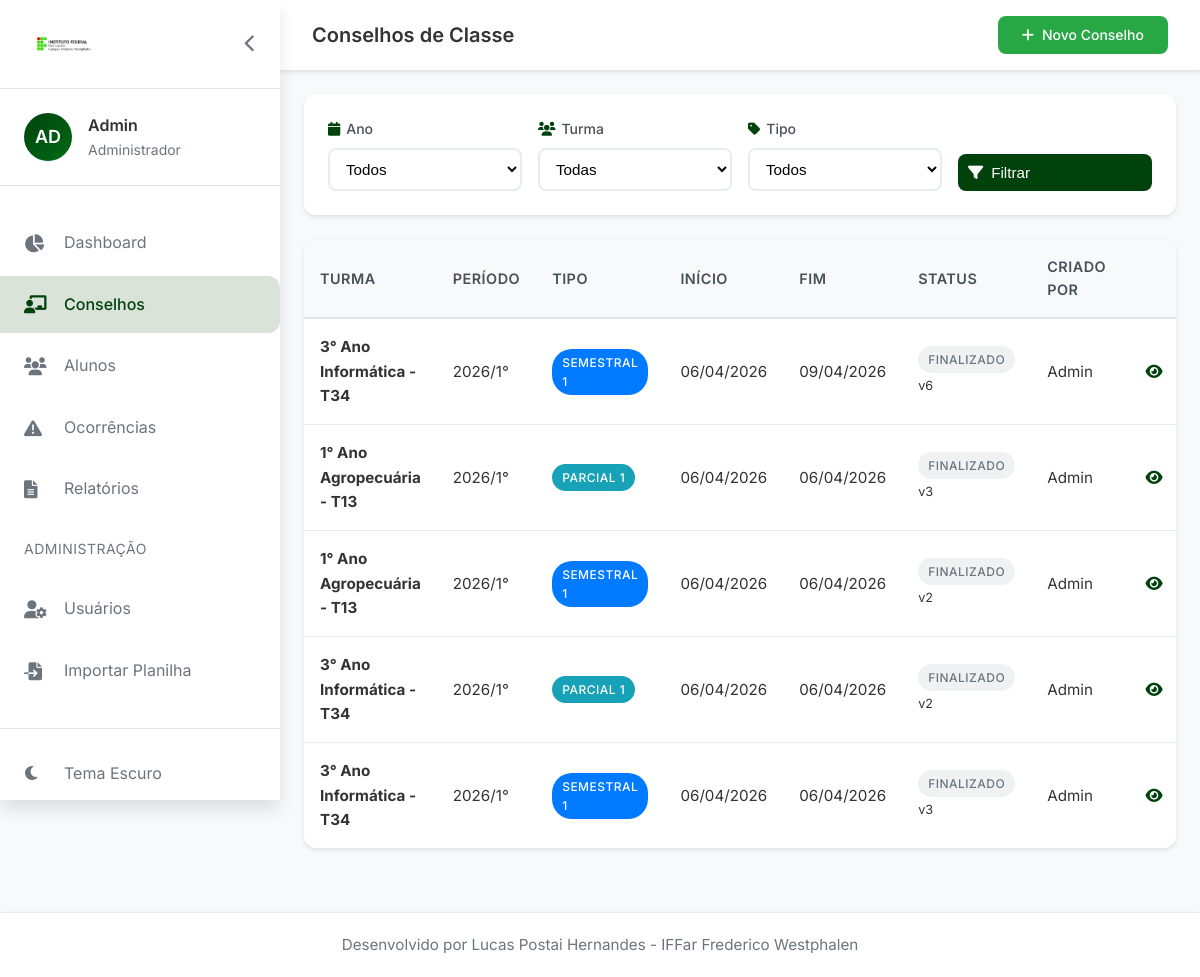
Screenshot of /conselhos (signed in) with the database file from the repository.
### models.py (models this page shows, shortened)
class Usuario(UserMixin, db.Model):
    __tablename__ = 'usuarios'
    id = db.Column(db.Integer, primary_key=True)
    nome = db.Column(db.String(100), nullable=False)
    email = db.Column(db.String(100), unique=True, nullable=False)
    matricula = db.Column(db.String(20), unique=True, nullable=False)
    senha_hash = db.Column(db.String(200))
    role = db.Column(db.String(50), default='professor')
    setor_id = db.Column(db.Integer, db.ForeignKey('setores.id'))
    foto_perfil = db.Column(db.String(200))
    ativo = db.Column(db.Boolean, default=True)
    primeiro_acesso = db.Column(db.Boolean, default=True)
    ultimo_acesso = db.Column(db.DateTime)
    created_at = db.Column(db.DateTime, default=datetime.utcnow)
    setor = db.relationship('Setor', backref='usuarios')
    def is_admin(self):
        return self.role == 'admin'
    def pode_criar_conselho(self):
        roles_permitidas = ['admin', 'direcao', 'pedagogico']
        return self.role in roles_permitidas and self.ativo

class Conselho(db.Model):
    __tablename__ = 'conselhos'
    id = db.Column(db.Integer, primary_key=True)
    turma_id = db.Column(db.Integer, db.ForeignKey('turmas.id'))
    ano = db.Column(db.Integer)
    semestre = db.Column(db.Integer)
    tipo = db.Column(db.String(20))
    status = db.Column(db.String(20), default='aberto')
    versao_atual = db.Column(db.Integer, default=1)
    versao_original_id = db.Column(db.Integer, db.ForeignKey('conselho_versoes.id'), nullable=True)
    created_by = db.Column(db.Integer, db.ForeignKey('usuarios.id'))
    created_at = db.Column(db.DateTime, default=datetime.utcnow)
    data_inicio = db.Column(db.DateTime, default=datetime.utcnow)
    data_fim = db.Column(db.DateTime)
    consideracoes_iniciais = db.Column(db.Text)
    observacoes_gerais = db.Column(db.Text)
    ata = db.Column(db.Text)
    turma = db.relationship('Turma', back_populates='conselhos')
    criador = db.relationship('Usuario', backref='conselhos_criados')
    alunos = db.relationship('ConselhoAluno', back_populates='conselho', cascade='all, delete-orphan')
    historico_versoes = db.relationship(
        'ConselhoVersao',
        foreign_keys='ConselhoVersao.conselho_id',
        back_populates='conselho',
        lazy='dynamic'
    )
    versao_original = db.relationship(
        'ConselhoVersao',
        foreign_keys=[versao_original_id],
        back_populates='conselhos_originais'
    )

class Turma(db.Model):
    __tablename__ = 'turmas'
    id = db.Column(db.Integer, primary_key=True)
    nome = db.Column(db.String(50), nullable=False)
    curso = db.Column(db.String(100), nullable=False)
    ano = db.Column(db.Integer, nullable=False)
    turno = db.Column(db.String(20))
    created_at = db.Column(db.DateTime, default=datetime.utcnow)
    alunos = db.relationship('Aluno', back_populates='turma', lazy=True)
    conselhos = db.relationship('Conselho', back_populates='turma', lazy='dynamic')

### app.py (the view)
@app.route('/conselhos')
@login_required
def listar_conselhos():
    page = request.args.get('page', 1, type=int)
    ano = request.args.get('ano', type=int)
    turma_id = request.args.get('turma', type=int)
    tipo = request.args.get('tipo', '')
    query = Conselho.query
    if ano:
        query = query.filter_by(ano=ano)
    if turma_id:
        query = query.filter_by(turma_id=turma_id)
    if tipo:
        query = query.filter_by(tipo=tipo)
    conselhos = query.order_by(Conselho.created_at.desc()).paginate(page=page, per_page=10)
    anos_disponiveis = list(range(datetime.now().year - 2, datetime.now().year + 3))
    tipos_conselho = [
        ('parcial1', 'Conselho Parcial 1'),
        ('semestral1', 'Conselho Semestral 1'),
        ('parcial2', 'Conselho Parcial 2'),
        ('semestral2', 'Conselho Semestral 2')
    ]
    turmas = Turma.query.all()
    return render_template('conselhos/listar.html',
                         conselhos=conselhos,
                         anos_disponiveis=anos_disponiveis,
                         tipos_conselho=tipos_conselho,
                         turmas=turmas,
                         pode_criar=current_user.pode_criar_conselho())

### templates/conselhos/listar.html (shortened to what this page needs)
{% extends "base.html" %}
{% block page_title %}Conselhos de Classe{% endblock %}
{% block header_actions %}
<div style="display: flex; gap: 10px;">
    {% if pode_criar %}
    <a href="{{ url_for('novo_conselho') }}" class="btn btn-success">
        <i class="fas fa-plus"></i> Novo Conselho
    </a>
    {% endif %}
</div>
{% endblock %}
{% block content %}
<div class="conselhos-container">
    <div class="card filters-card">
        <div class="card-body">
            <form method="GET" class="filters-form">
                <div class="filters-grid">
                    <div class="filter-group">
                        <label class="filter-label">
                            <i class="fas fa-calendar"></i> Ano
                        </label>
                        <select name="ano" class="filter-select">
                            <option value="">Todos</option>
                        </select>
                    </div>
                    <div class="filter-group">
                        <label class="filter-label">
                            <i class="fas fa-users"></i> Turma
                        </label>
                        <select name="turma" class="filter-select">
                            <option value="">Todas</option>
                        </select>
                    </div>
                    <div class="filter-group">
                        <label class="filter-label">
                            <i class="fas fa-tag"></i> Tipo
                        </label>
                        <select name="tipo" class="filter-select">
                            <option value="">Todos</option>
                        </select>
                    </div>
                    <div class="filter-group filter-actions">
                        <button type="submit" class="btn btn-primary btn-block">
                            <i class="fas fa-filter"></i> Filtrar
                        </button>
                    </div>
                </div>
            </form>
        </div>
    </div>
    <div class="card table-card">
        <div class="table-responsive">
            <table class="table">
                <thead>
                    <tr>
                        <th>Turma</th>
                        <th>Período</th>
                        <th>Tipo</th>
                        <th>Início</th>
                        <th>Fim</th>
                        <th>Status</th>
                        <th>Criado por</th>
                        <th></th>
                    </tr>
                </thead>
                <tbody>
                    {% for conselho in conselhos.items %}
                    <tr>
                        <td><strong>{{ conselho.turma.nome }}</strong></td>
                        <td>{{ conselho.ano }}/{{ conselho.semestre }}°</td>
                        <td>
                            <span class="badge {{ conselho.tipo }}">
                                {% if conselho.tipo == 'parcial1' %}Parcial 1
                                {% elif conselho.tipo == 'semestral1' %}Semestral 1
                                {% elif conselho.tipo == 'parcial2' %}Parcial 2
                                {% elif conselho.tipo == 'semestral2' %}Semestral 2
                                {% endif %}
                            </span>
                        </td>
                        <td>{{ conselho.data_inicio.strftime('%d/%m/%Y') }}</td>
                        <td>{{ conselho.data_fim.strftime('%d/%m/%Y') if conselho.data_fim else '-' }}</td>
                        <td>
                            <span class="badge badge-{{ conselho.status }}">
                                {% if conselho.status == 'aberto' %}Aberto
                                {% elif conselho.status == 'finalizado' %}Finalizado
                                {% else %}Reaberto{% endif %}
                            </span>
                            {% if conselho.versao_atual > 1 %}
                            <small class="text-muted d-block">v{{ conselho.versao_atual }}</small>
                            {% endif %}
                        </td>
                        <td>{{ conselho.criador.nome if conselho.criador else '-' }}</td>
                        <td>
                            <a href="{{ url_for('ver_conselho', id=conselho.id) }}" class="btn-icon">
                                <i class="fas fa-eye"></i>
                            </a>
                        </td>
                    </tr>
                    {% endfor %}
                </tbody>
            </table>
        </div>
    </div>
</div>
{% endblock %}

### templates/base.html (shortened to what this page needs)
<!DOCTYPE html>
<html lang="pt-BR" data-theme="light">
<head>
    <link rel="stylesheet" href="https://cdnjs.cloudflare.com/ajax/libs/font-awesome/6.4.0/css/all.min.css">
    <link rel="stylesheet" href="https://cdnjs.cloudflare.com/ajax/libs/font-awesome/6.0.0/css/all.min.css">
    <link rel="stylesheet" href="{{ url_for('static', filename='css/style.css') }}">
    <link rel="stylesheet" href="{{ url_for('static', filename='css/animations.css') }}">
</head>
<body class="{% if current_user.is_authenticated %}authenticated{% endif %}">
    {% if current_user.is_authenticated %}
    <div class="sidebar" id="sidebar">
        <div class="sidebar-header">
            <img src="{{ url_for('static', filename='images/logo-iffar.png') }}" alt="IFFar" class="logo">
            <button class="sidebar-toggle" id="sidebarToggle">
                <i class="fas fa-chevron-left"></i>
            </button>
        </div>
        <div class="user-info">
            <div class="user-avatar">
                {% if current_user.foto_perfil %}
                <img src="{{ url_for('static', filename=current_user.foto_perfil) }}" alt="{{ current_user.nome }}">
                {% else %}
                <div class="avatar-placeholder">
                    {{ current_user.nome[:2] | upper }}
                </div>
                {% endif %}
            </div>
            <div class="user-details">
                <span class="user-name">{{ current_user.nome }}</span>
                <span class="user-role">
                    {% if current_user.role == 'admin' %}Administrador
                    {% elif current_user.role == 'direcao' %}Direção
                    {% elif current_user.role == 'professor' %}Professor
                    {% else %}{{ current_user.role | title }}{% endif %}
                </span>
            </div>
        </div>
        <nav class="sidebar-nav">
            <ul>
                <li class="{% if request.endpoint == 'dashboard' %}active{% endif %}">
                    <a href="{{ url_for('dashboard') }}">
                        <i class="fas fa-chart-pie"></i>
                        <span>Dashboard</span>
                    </a>
                </li>
                <li class="{% if request.endpoint in ['listar_conselhos', 'novo_conselho', 'ver_conselho'] %}active{% endif %}">
                    <a href="{{ url_for('listar_conselhos') }}">
                        <i class="fas fa-chalkboard-teacher"></i>
                        <span>Conselhos</span>
                    </a>
                </li>
                <li class="{% if request.endpoint in ['listar_alunos', 'novo_aluno', 'ver_aluno'] %}active{% endif %}">
                    <a href="{{ url_for('listar_alunos') }}">
                        <i class="fas fa-users"></i>
                        <span>Alunos</span>
                    </a>
                </li>
                <li class="{% if request.endpoint in ['listar_ocorrencias', 'nova_ocorrencia', 'ver_ocorrencia'] %}active{% endif %}">
                    <a href="{{ url_for('listar_ocorrencias') }}">
                        <i class="fas fa-exclamation-triangle"></i>
                        <span>Ocorrências</span>
                    </a>
                </li>
                <li class="{% if request.endpoint == 'relatorios' %}active{% endif %}">
                    <a href="{{ url_for('relatorios') }}">
                        <i class="fas fa-file-alt"></i>
                        <span>Relatórios</span>
                    </a>
                </li>
                {% if current_user.is_admin() %}
                <li class="divider">Administração</li>
                <li class="{% if request.endpoint == 'admin_usuarios' %}active{% endif %}">
                    <a href="{{ url_for('admin_usuarios') }}">
                        <i class="fas fa-user-cog"></i>
                        <span>Usuários</span>
                    </a>
                </li>
                <li class="nav-item">
                    <a href="{{ url_for('importar_planilha') }}" class="nav-link">
                        <i class="fas fa-file-import"></i>
                        Importar Planilha
                    </a>
                </li>
                {% endif %}
            </ul>
        </nav>
        <div class="sidebar-footer">
            <a href="#" id="themeToggle">
                <i class="fas fa-moon"></i>
                <span>Tema Escuro</span>
            </a>
            <a href="{{ url_for('logout') }}">
            </a>
        </div>
    </div>
    <main class="main-content" id="mainContent">
        <header class="content-header">
            <h1>{% block page_title %}{% endblock %}</h1>
            <div class="header-actions">
                {% block header_actions %}{% endblock %}
            </div>
        </header>
        <div class="content-body">
            {% block content %}{% endblock %}
        </div>
    </main>
    {% else %}
    {% block public_content %}{% endblock %}
    {% endif %}
       {% if current_user.is_authenticated %}
            <footer class="app-footer">
                <div class="footer-content">
                    <p>Desenvolvido por Lucas Postai Hernandes - IFFar Frederico Westphalen</p>
                </div>
            </footer>
    {% endif %}
</body>
</html>

### rows the page displays
Usuario: nome "AD", nome "Admin"
Conselho: turma.nome "3° Ano Informática - T34", ano "2026", semestre "1", tipo "SEMESTRAL 1", data_inicio "06/04/2026", data_fim "09/04/2026", status "FINALIZADO", versao_atual "6", criador "Admin"
Conselho: turma.nome "1° Ano Agropecuária - T13", ano "2026", semestre "1", tipo "PARCIAL 1", data_inicio "06/04/2026", data_fim "06/04/2026", status "FINALIZADO", versao_atual "3", criador "Admin"
Conselho: turma.nome "1° Ano Agropecuária - T13", ano "2026", semestre "1", tipo "SEMESTRAL 1", data_inicio "06/04/2026", data_fim "06/04/2026", status "FINALIZADO", versao_atual "2", criador "Admin"
Conselho: turma.nome "3° Ano Informática - T34", ano "2026", semestre "1", tipo "PARCIAL 1", data_inicio "06/04/2026", data_fim "06/04/2026", status "FINALIZADO", versao_atual "2", criador "Admin"
Conselho: turma.nome "3° Ano Informática - T34", ano "2026", semestre "1", tipo "SEMESTRAL 1", data_inicio "06/04/2026", data_fim "06/04/2026", status "FINALIZADO", versao_atual "3", criador "Admin"
